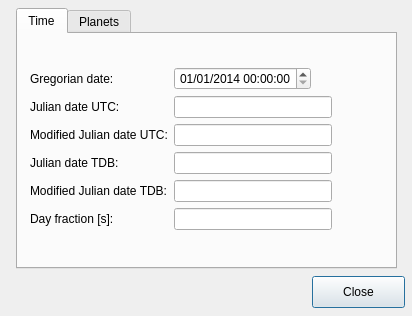
<?xml version="1.0" encoding="UTF-8"?>
<ui version="4.0">
 <class>STACalculatorDialog</class>
 <widget class="QDialog" name="STACalculatorDialog">
  <property name="geometry">
   <rect>
    <x>0</x>
    <y>0</y>
    <width>412</width>
    <height>316</height>
   </rect>
  </property>
  <property name="minimumSize">
   <size>
    <width>412</width>
    <height>316</height>
   </size>
  </property>
  <property name="maximumSize">
   <size>
    <width>412</width>
    <height>316</height>
   </size>
  </property>
  <property name="windowTitle">
   <string>STA Calculator</string>
  </property>
  <widget class="QTabWidget" name="tabWidget">
   <property name="geometry">
    <rect>
     <x>16</x>
     <y>8</y>
     <width>381</width>
     <height>261</height>
    </rect>
   </property>
   <property name="currentIndex">
    <number>0</number>
   </property>
   <widget class="QWidget" name="Time">
    <attribute name="title">
     <string>Time</string>
    </attribute>
    <widget class="QWidget" name="formLayoutWidget">
     <property name="geometry">
      <rect>
       <x>12</x>
       <y>8</y>
       <width>353</width>
       <height>213</height>
      </rect>
     </property>
     <layout class="QFormLayout" name="formLayout">
      <property name="fieldGrowthPolicy">
       <enum>QFormLayout::FieldsStayAtSizeHint</enum>
      </property>
      <item row="0" column="0">
       <spacer name="verticalSpacer">
        <property name="orientation">
         <enum>Qt::Vertical</enum>
        </property>
        <property name="sizeHint" stdset="0">
         <size>
          <width>20</width>
          <height>40</height>
         </size>
        </property>
       </spacer>
      </item>
      <item row="1" column="0">
       <widget class="QLabel" name="label">
        <property name="text">
         <string>Gregorian date:</string>
        </property>
       </widget>
      </item>
      <item row="1" column="1">
       <widget class="QDateTimeEdit" name="dateTimeEdit">
        <property name="alignment">
         <set>Qt::AlignRight|Qt::AlignTrailing|Qt::AlignVCenter</set>
        </property>
        <property name="dateTime">
         <datetime>
          <hour>0</hour>
          <minute>0</minute>
          <second>0</second>
          <year>2014</year>
          <month>1</month>
          <day>1</day>
         </datetime>
        </property>
        <property name="displayFormat">
         <string>dd/MM/yyyy hh:mm:ss</string>
        </property>
       </widget>
      </item>
      <item row="2" column="0">
       <widget class="QLabel" name="label_2">
        <property name="text">
         <string>Julian date UTC:</string>
        </property>
       </widget>
      </item>
      <item row="2" column="1">
       <widget class="QLineEdit" name="JDUTCEdit">
        <property name="minimumSize">
         <size>
          <width>158</width>
          <height>0</height>
         </size>
        </property>
        <property name="maximumSize">
         <size>
          <width>158</width>
          <height>16777215</height>
         </size>
        </property>
        <property name="alignment">
         <set>Qt::AlignRight|Qt::AlignTrailing|Qt::AlignVCenter</set>
        </property>
       </widget>
      </item>
      <item row="3" column="0">
       <widget class="QLabel" name="label_3">
        <property name="text">
         <string>Modified Julian date UTC:</string>
        </property>
       </widget>
      </item>
      <item row="3" column="1">
       <widget class="QLineEdit" name="MJDUTCEdit">
        <property name="minimumSize">
         <size>
          <width>158</width>
          <height>0</height>
         </size>
        </property>
        <property name="maximumSize">
         <size>
          <width>158</width>
          <height>16777215</height>
         </size>
        </property>
        <property name="alignment">
         <set>Qt::AlignRight|Qt::AlignTrailing|Qt::AlignVCenter</set>
        </property>
       </widget>
      </item>
      <item row="4" column="0">
       <widget class="QLabel" name="label_4">
        <property name="text">
         <string>Julian date TDB:</string>
        </property>
       </widget>
      </item>
      <item row="4" column="1">
       <widget class="QLineEdit" name="JDTDBEdit">
        <property name="minimumSize">
         <size>
          <width>158</width>
          <height>0</height>
         </size>
        </property>
        <property name="maximumSize">
         <size>
          <width>158</width>
          <height>16777215</height>
         </size>
        </property>
        <property name="alignment">
         <set>Qt::AlignRight|Qt::AlignTrailing|Qt::AlignVCenter</set>
        </property>
       </widget>
      </item>
      <item row="5" column="0">
       <widget class="QLabel" name="label_5">
        <property name="text">
         <string>Modified Julian date TDB:</string>
        </property>
       </widget>
      </item>
      <item row="5" column="1">
       <widget class="QLineEdit" name="MJDTDBEdit">
        <property name="minimumSize">
         <size>
          <width>158</width>
          <height>0</height>
         </size>
        </property>
        <property name="maximumSize">
         <size>
          <width>158</width>
          <height>16777215</height>
         </size>
        </property>
        <property name="alignment">
         <set>Qt::AlignRight|Qt::AlignTrailing|Qt::AlignVCenter</set>
        </property>
       </widget>
      </item>
      <item row="6" column="0">
       <widget class="QLabel" name="label_11">
        <property name="text">
         <string>Day fraction [s]:</string>
        </property>
       </widget>
      </item>
      <item row="6" column="1">
       <widget class="QLineEdit" name="DayFractionEdit">
        <property name="minimumSize">
         <size>
          <width>158</width>
          <height>0</height>
         </size>
        </property>
        <property name="maximumSize">
         <size>
          <width>158</width>
          <height>16777215</height>
         </size>
        </property>
        <property name="alignment">
         <set>Qt::AlignRight|Qt::AlignTrailing|Qt::AlignVCenter</set>
        </property>
       </widget>
      </item>
      <item row="7" column="0">
       <spacer name="verticalSpacer_2">
        <property name="orientation">
         <enum>Qt::Vertical</enum>
        </property>
        <property name="sizeHint" stdset="0">
         <size>
          <width>20</width>
          <height>40</height>
         </size>
        </property>
       </spacer>
      </item>
     </layout>
    </widget>
   </widget>
   <widget class="QWidget" name="Planets">
    <attribute name="title">
     <string>Planets</string>
    </attribute>
    <widget class="QWidget" name="formLayoutWidget_5">
     <property name="geometry">
      <rect>
       <x>6</x>
       <y>5</y>
       <width>365</width>
       <height>221</height>
      </rect>
     </property>
     <layout class="QFormLayout" name="formLayout_5">
      <item row="1" column="0">
       <widget class="QLabel" name="label_6">
        <property name="text">
         <string>Central body: </string>
        </property>
       </widget>
      </item>
      <item row="1" column="1">
       <widget class="QComboBox" name="comboBoxPlanets">
        <property name="minimumSize">
         <size>
          <width>158</width>
          <height>0</height>
         </size>
        </property>
        <property name="maximumSize">
         <size>
          <width>158</width>
          <height>16777215</height>
         </size>
        </property>
        <item>
         <property name="text">
          <string>Earth</string>
         </property>
         <property name="icon">
          <iconset resource="../../iconary/sta-icons.qrc">
           <normaloff>:/icons/ComboEarth.png</normaloff>:/icons/ComboEarth.png</iconset>
         </property>
        </item>
        <item>
         <property name="text">
          <string>Moon</string>
         </property>
         <property name="icon">
          <iconset resource="../../iconary/sta-icons.qrc">
           <normaloff>:/icons/ComboMoon.png</normaloff>:/icons/ComboMoon.png</iconset>
         </property>
        </item>
        <item>
         <property name="text">
          <string>Mercury</string>
         </property>
         <property name="icon">
          <iconset resource="../../iconary/sta-icons.qrc">
           <normaloff>:/icons/ComboMercury.png</normaloff>:/icons/ComboMercury.png</iconset>
         </property>
        </item>
        <item>
         <property name="text">
          <string>Mars</string>
         </property>
         <property name="icon">
          <iconset resource="../../iconary/sta-icons.qrc">
           <normaloff>:/icons/ComboMars.png</normaloff>:/icons/ComboMars.png</iconset>
         </property>
        </item>
        <item>
         <property name="text">
          <string>Jupiter</string>
         </property>
         <property name="icon">
          <iconset resource="../../iconary/sta-icons.qrc">
           <normaloff>:/icons/ComboJupiter.png</normaloff>:/icons/ComboJupiter.png</iconset>
         </property>
        </item>
        <item>
         <property name="text">
          <string>Saturn</string>
         </property>
         <property name="icon">
          <iconset resource="../../iconary/sta-icons.qrc">
           <normaloff>:/icons/ComboSaturn.png</normaloff>:/icons/ComboSaturn.png</iconset>
         </property>
        </item>
        <item>
         <property name="text">
          <string>Uranus</string>
         </property>
         <property name="icon">
          <iconset resource="../../iconary/sta-icons.qrc">
           <normaloff>:/icons/ComboUranus.png</normaloff>:/icons/ComboUranus.png</iconset>
         </property>
        </item>
        <item>
         <property name="text">
          <string>Neptune</string>
         </property>
         <property name="icon">
          <iconset resource="../../iconary/sta-icons.qrc">
           <normaloff>:/icons/ComboNeptune.png</normaloff>:/icons/ComboNeptune.png</iconset>
         </property>
        </item>
        <item>
         <property name="text">
          <string>Pluto</string>
         </property>
         <property name="icon">
          <iconset resource="../../iconary/sta-icons.qrc">
           <normaloff>:/icons/ComboPluto.png</normaloff>:/icons/ComboPluto.png</iconset>
         </property>
        </item>
        <item>
         <property name="text">
          <string>Sun</string>
         </property>
         <property name="icon">
          <iconset resource="../../iconary/sta-icons.qrc">
           <normaloff>:/icons/ComboSun.png</normaloff>:/icons/ComboSun.png</iconset>
         </property>
        </item>
        <item>
         <property name="text">
          <string>Enceladus</string>
         </property>
         <property name="icon">
          <iconset>
           <normalon>:/icons/ComboEnceladus.png</normalon>
          </iconset>
         </property>
        </item>
        <item>
         <property name="text">
          <string>Europa</string>
         </property>
         <property name="icon">
          <iconset>
           <normalon>:/icons/ComboEuropa.png</normalon>
          </iconset>
         </property>
        </item>
        <item>
         <property name="text">
          <string>Titan</string>
         </property>
         <property name="icon">
          <iconset>
           <normalon>:/icons/ComboTitan.png</normalon>
          </iconset>
         </property>
        </item>
        <item>
         <property name="text">
          <string>Triton</string>
         </property>
         <property name="icon">
          <iconset>
           <normalon>:/icons/ComboTriton.png</normalon>
          </iconset>
         </property>
        </item>
       </widget>
      </item>
      <item row="2" column="0">
       <widget class="QLabel" name="label_7">
        <property name="text">
         <string>Average radius [Km]:</string>
        </property>
       </widget>
      </item>
      <item row="3" column="0">
       <widget class="QLabel" name="label_8">
        <property name="text">
         <string>Period [days]:</string>
        </property>
       </widget>
      </item>
      <item row="4" column="0">
       <widget class="QLabel" name="label_9">
        <property name="text">
         <string>Inclination [deg]:</string>
        </property>
       </widget>
      </item>
      <item row="5" column="0">
       <widget class="QLabel" name="label_10">
        <property name="text">
         <string>Average distance to Sun [Km]:</string>
        </property>
       </widget>
      </item>
      <item row="2" column="1">
       <widget class="QLineEdit" name="AverageRadiusEdit">
        <property name="minimumSize">
         <size>
          <width>158</width>
          <height>0</height>
         </size>
        </property>
        <property name="maximumSize">
         <size>
          <width>158</width>
          <height>16777215</height>
         </size>
        </property>
        <property name="alignment">
         <set>Qt::AlignRight|Qt::AlignTrailing|Qt::AlignVCenter</set>
        </property>
       </widget>
      </item>
      <item row="3" column="1">
       <widget class="QLineEdit" name="PeriodEdit">
        <property name="minimumSize">
         <size>
          <width>158</width>
          <height>0</height>
         </size>
        </property>
        <property name="maximumSize">
         <size>
          <width>158</width>
          <height>16777215</height>
         </size>
        </property>
        <property name="alignment">
         <set>Qt::AlignRight|Qt::AlignTrailing|Qt::AlignVCenter</set>
        </property>
       </widget>
      </item>
      <item row="4" column="1">
       <widget class="QLineEdit" name="InclinationEdit">
        <property name="minimumSize">
         <size>
          <width>158</width>
          <height>0</height>
         </size>
        </property>
        <property name="maximumSize">
         <size>
          <width>158</width>
          <height>16777215</height>
         </size>
        </property>
        <property name="alignment">
         <set>Qt::AlignRight|Qt::AlignTrailing|Qt::AlignVCenter</set>
        </property>
       </widget>
      </item>
      <item row="5" column="1">
       <widget class="QLineEdit" name="DistanceSunEdit">
        <property name="minimumSize">
         <size>
          <width>158</width>
          <height>0</height>
         </size>
        </property>
        <property name="maximumSize">
         <size>
          <width>158</width>
          <height>16777215</height>
         </size>
        </property>
        <property name="alignment">
         <set>Qt::AlignRight|Qt::AlignTrailing|Qt::AlignVCenter</set>
        </property>
       </widget>
      </item>
      <item row="6" column="1">
       <widget class="QLineEdit" name="gravityConstantEdit">
        <property name="minimumSize">
         <size>
          <width>158</width>
          <height>0</height>
         </size>
        </property>
        <property name="maximumSize">
         <size>
          <width>158</width>
          <height>16777215</height>
         </size>
        </property>
        <property name="alignment">
         <set>Qt::AlignRight|Qt::AlignTrailing|Qt::AlignVCenter</set>
        </property>
        <property name="readOnly">
         <bool>false</bool>
        </property>
       </widget>
      </item>
      <item row="6" column="0">
       <widget class="QLabel" name="label_12">
        <property name="text">
         <string>Gravity constant [Km3/s2]:</string>
        </property>
       </widget>
      </item>
      <item row="0" column="0">
       <spacer name="verticalSpacer_3">
        <property name="orientation">
         <enum>Qt::Vertical</enum>
        </property>
        <property name="sizeHint" stdset="0">
         <size>
          <width>20</width>
          <height>40</height>
         </size>
        </property>
       </spacer>
      </item>
      <item row="7" column="0">
       <spacer name="verticalSpacer_4">
        <property name="orientation">
         <enum>Qt::Vertical</enum>
        </property>
        <property name="sizeHint" stdset="0">
         <size>
          <width>20</width>
          <height>40</height>
         </size>
        </property>
       </spacer>
      </item>
     </layout>
    </widget>
   </widget>
  </widget>
  <widget class="QPushButton" name="pushButton">
   <property name="geometry">
    <rect>
     <x>312</x>
     <y>276</y>
     <width>93</width>
     <height>32</height>
    </rect>
   </property>
   <property name="text">
    <string>Close</string>
   </property>
  </widget>
 </widget>
 <tabstops>
  <tabstop>dateTimeEdit</tabstop>
  <tabstop>JDUTCEdit</tabstop>
  <tabstop>MJDUTCEdit</tabstop>
  <tabstop>JDTDBEdit</tabstop>
  <tabstop>MJDTDBEdit</tabstop>
  <tabstop>DayFractionEdit</tabstop>
  <tabstop>pushButton</tabstop>
  <tabstop>comboBoxPlanets</tabstop>
  <tabstop>AverageRadiusEdit</tabstop>
  <tabstop>PeriodEdit</tabstop>
  <tabstop>InclinationEdit</tabstop>
  <tabstop>DistanceSunEdit</tabstop>
  <tabstop>tabWidget</tabstop>
 </tabstops>
 <resources>
  <include location="../../iconary/sta-icons.qrc"/>
 </resources>
 <connections>
  <connection>
   <sender>dateTimeEdit</sender>
   <signal>dateChanged(QDate)</signal>
   <receiver>JDUTCEdit</receiver>
   <slot>update()</slot>
   <hints>
    <hint type="sourcelabel">
     <x>465</x>
     <y>80</y>
    </hint>
    <hint type="destinationlabel">
     <x>435</x>
     <y>112</y>
    </hint>
   </hints>
  </connection>
  <connection>
   <sender>dateTimeEdit</sender>
   <signal>dateChanged(QDate)</signal>
   <receiver>MJDUTCEdit</receiver>
   <slot>update()</slot>
   <hints>
    <hint type="sourcelabel">
     <x>311</x>
     <y>64</y>
    </hint>
    <hint type="destinationlabel">
     <x>308</x>
     <y>129</y>
    </hint>
   </hints>
  </connection>
  <connection>
   <sender>dateTimeEdit</sender>
   <signal>dateChanged(QDate)</signal>
   <receiver>JDTDBEdit</receiver>
   <slot>update()</slot>
   <hints>
    <hint type="sourcelabel">
     <x>465</x>
     <y>80</y>
    </hint>
    <hint type="destinationlabel">
     <x>435</x>
     <y>176</y>
    </hint>
   </hints>
  </connection>
  <connection>
   <sender>dateTimeEdit</sender>
   <signal>dateChanged(QDate)</signal>
   <receiver>MJDTDBEdit</receiver>
   <slot>update()</slot>
   <hints>
    <hint type="sourcelabel">
     <x>465</x>
     <y>80</y>
    </hint>
    <hint type="destinationlabel">
     <x>435</x>
     <y>208</y>
    </hint>
   </hints>
  </connection>
  <connection>
   <sender>dateTimeEdit</sender>
   <signal>dateChanged(QDate)</signal>
   <receiver>DayFractionEdit</receiver>
   <slot>update()</slot>
   <hints>
    <hint type="sourcelabel">
     <x>328</x>
     <y>63</y>
    </hint>
    <hint type="destinationlabel">
     <x>435</x>
     <y>240</y>
    </hint>
   </hints>
  </connection>
  <connection>
   <sender>JDUTCEdit</sender>
   <signal>textChanged(QString)</signal>
   <receiver>dateTimeEdit</receiver>
   <slot>update()</slot>
   <hints>
    <hint type="sourcelabel">
     <x>318</x>
     <y>92</y>
    </hint>
    <hint type="destinationlabel">
     <x>332</x>
     <y>61</y>
    </hint>
   </hints>
  </connection>
  <connection>
   <sender>JDUTCEdit</sender>
   <signal>textChanged(QString)</signal>
   <receiver>MJDUTCEdit</receiver>
   <slot>update()</slot>
   <hints>
    <hint type="sourcelabel">
     <x>435</x>
     <y>112</y>
    </hint>
    <hint type="destinationlabel">
     <x>435</x>
     <y>144</y>
    </hint>
   </hints>
  </connection>
  <connection>
   <sender>JDUTCEdit</sender>
   <signal>textChanged(QString)</signal>
   <receiver>JDTDBEdit</receiver>
   <slot>update()</slot>
   <hints>
    <hint type="sourcelabel">
     <x>435</x>
     <y>112</y>
    </hint>
    <hint type="destinationlabel">
     <x>435</x>
     <y>176</y>
    </hint>
   </hints>
  </connection>
  <connection>
   <sender>JDUTCEdit</sender>
   <signal>textChanged(QString)</signal>
   <receiver>MJDTDBEdit</receiver>
   <slot>update()</slot>
   <hints>
    <hint type="sourcelabel">
     <x>435</x>
     <y>112</y>
    </hint>
    <hint type="destinationlabel">
     <x>435</x>
     <y>208</y>
    </hint>
   </hints>
  </connection>
  <connection>
   <sender>JDUTCEdit</sender>
   <signal>textChanged(QString)</signal>
   <receiver>DayFractionEdit</receiver>
   <slot>update()</slot>
   <hints>
    <hint type="sourcelabel">
     <x>299</x>
     <y>94</y>
    </hint>
    <hint type="destinationlabel">
     <x>435</x>
     <y>240</y>
    </hint>
   </hints>
  </connection>
  <connection>
   <sender>MJDUTCEdit</sender>
   <signal>textChanged(QString)</signal>
   <receiver>dateTimeEdit</receiver>
   <slot>update()</slot>
   <hints>
    <hint type="sourcelabel">
     <x>435</x>
     <y>144</y>
    </hint>
    <hint type="destinationlabel">
     <x>465</x>
     <y>80</y>
    </hint>
   </hints>
  </connection>
  <connection>
   <sender>MJDUTCEdit</sender>
   <signal>textChanged(QString)</signal>
   <receiver>JDUTCEdit</receiver>
   <slot>update()</slot>
   <hints>
    <hint type="sourcelabel">
     <x>435</x>
     <y>144</y>
    </hint>
    <hint type="destinationlabel">
     <x>435</x>
     <y>112</y>
    </hint>
   </hints>
  </connection>
  <connection>
   <sender>MJDUTCEdit</sender>
   <signal>textChanged(QString)</signal>
   <receiver>MJDTDBEdit</receiver>
   <slot>update()</slot>
   <hints>
    <hint type="sourcelabel">
     <x>435</x>
     <y>144</y>
    </hint>
    <hint type="destinationlabel">
     <x>435</x>
     <y>208</y>
    </hint>
   </hints>
  </connection>
  <connection>
   <sender>MJDUTCEdit</sender>
   <signal>textChanged(QString)</signal>
   <receiver>JDTDBEdit</receiver>
   <slot>update()</slot>
   <hints>
    <hint type="sourcelabel">
     <x>435</x>
     <y>144</y>
    </hint>
    <hint type="destinationlabel">
     <x>435</x>
     <y>176</y>
    </hint>
   </hints>
  </connection>
  <connection>
   <sender>MJDUTCEdit</sender>
   <signal>textChanged(QString)</signal>
   <receiver>DayFractionEdit</receiver>
   <slot>update()</slot>
   <hints>
    <hint type="sourcelabel">
     <x>321</x>
     <y>125</y>
    </hint>
    <hint type="destinationlabel">
     <x>435</x>
     <y>240</y>
    </hint>
   </hints>
  </connection>
  <connection>
   <sender>JDTDBEdit</sender>
   <signal>textChanged(QString)</signal>
   <receiver>dateTimeEdit</receiver>
   <slot>update()</slot>
   <hints>
    <hint type="sourcelabel">
     <x>435</x>
     <y>176</y>
    </hint>
    <hint type="destinationlabel">
     <x>465</x>
     <y>80</y>
    </hint>
   </hints>
  </connection>
  <connection>
   <sender>JDTDBEdit</sender>
   <signal>textChanged(QString)</signal>
   <receiver>JDUTCEdit</receiver>
   <slot>update()</slot>
   <hints>
    <hint type="sourcelabel">
     <x>435</x>
     <y>176</y>
    </hint>
    <hint type="destinationlabel">
     <x>435</x>
     <y>112</y>
    </hint>
   </hints>
  </connection>
  <connection>
   <sender>JDTDBEdit</sender>
   <signal>textChanged(QString)</signal>
   <receiver>MJDUTCEdit</receiver>
   <slot>update()</slot>
   <hints>
    <hint type="sourcelabel">
     <x>435</x>
     <y>176</y>
    </hint>
    <hint type="destinationlabel">
     <x>435</x>
     <y>144</y>
    </hint>
   </hints>
  </connection>
  <connection>
   <sender>JDTDBEdit</sender>
   <signal>textChanged(QString)</signal>
   <receiver>MJDTDBEdit</receiver>
   <slot>update()</slot>
   <hints>
    <hint type="sourcelabel">
     <x>316</x>
     <y>161</y>
    </hint>
    <hint type="destinationlabel">
     <x>435</x>
     <y>208</y>
    </hint>
   </hints>
  </connection>
  <connection>
   <sender>JDTDBEdit</sender>
   <signal>textChanged(QString)</signal>
   <receiver>DayFractionEdit</receiver>
   <slot>update()</slot>
   <hints>
    <hint type="sourcelabel">
     <x>322</x>
     <y>164</y>
    </hint>
    <hint type="destinationlabel">
     <x>435</x>
     <y>240</y>
    </hint>
   </hints>
  </connection>
  <connection>
   <sender>MJDTDBEdit</sender>
   <signal>textChanged(QString)</signal>
   <receiver>dateTimeEdit</receiver>
   <slot>update()</slot>
   <hints>
    <hint type="sourcelabel">
     <x>435</x>
     <y>208</y>
    </hint>
    <hint type="destinationlabel">
     <x>465</x>
     <y>80</y>
    </hint>
   </hints>
  </connection>
  <connection>
   <sender>MJDTDBEdit</sender>
   <signal>textChanged(QString)</signal>
   <receiver>JDUTCEdit</receiver>
   <slot>update()</slot>
   <hints>
    <hint type="sourcelabel">
     <x>435</x>
     <y>208</y>
    </hint>
    <hint type="destinationlabel">
     <x>435</x>
     <y>112</y>
    </hint>
   </hints>
  </connection>
  <connection>
   <sender>MJDTDBEdit</sender>
   <signal>textChanged(QString)</signal>
   <receiver>JDTDBEdit</receiver>
   <slot>update()</slot>
   <hints>
    <hint type="sourcelabel">
     <x>435</x>
     <y>208</y>
    </hint>
    <hint type="destinationlabel">
     <x>435</x>
     <y>176</y>
    </hint>
   </hints>
  </connection>
  <connection>
   <sender>MJDTDBEdit</sender>
   <signal>textChanged(QString)</signal>
   <receiver>DayFractionEdit</receiver>
   <slot>update()</slot>
   <hints>
    <hint type="sourcelabel">
     <x>435</x>
     <y>208</y>
    </hint>
    <hint type="destinationlabel">
     <x>435</x>
     <y>240</y>
    </hint>
   </hints>
  </connection>
  <connection>
   <sender>comboBoxPlanets</sender>
   <signal>currentIndexChanged(QString)</signal>
   <receiver>AverageRadiusEdit</receiver>
   <slot>update()</slot>
   <hints>
    <hint type="sourcelabel">
     <x>130</x>
     <y>79</y>
    </hint>
    <hint type="destinationlabel">
     <x>130</x>
     <y>79</y>
    </hint>
   </hints>
  </connection>
  <connection>
   <sender>comboBoxPlanets</sender>
   <signal>currentIndexChanged(QString)</signal>
   <receiver>PeriodEdit</receiver>
   <slot>update()</slot>
   <hints>
    <hint type="sourcelabel">
     <x>130</x>
     <y>79</y>
    </hint>
    <hint type="destinationlabel">
     <x>130</x>
     <y>79</y>
    </hint>
   </hints>
  </connection>
  <connection>
   <sender>comboBoxPlanets</sender>
   <signal>currentIndexChanged(QString)</signal>
   <receiver>InclinationEdit</receiver>
   <slot>update()</slot>
   <hints>
    <hint type="sourcelabel">
     <x>130</x>
     <y>79</y>
    </hint>
    <hint type="destinationlabel">
     <x>130</x>
     <y>79</y>
    </hint>
   </hints>
  </connection>
  <connection>
   <sender>comboBoxPlanets</sender>
   <signal>currentIndexChanged(QString)</signal>
   <receiver>DistanceSunEdit</receiver>
   <slot>update()</slot>
   <hints>
    <hint type="sourcelabel">
     <x>130</x>
     <y>79</y>
    </hint>
    <hint type="destinationlabel">
     <x>130</x>
     <y>79</y>
    </hint>
   </hints>
  </connection>
  <connection>
   <sender>pushButton</sender>
   <signal>clicked()</signal>
   <receiver>STACalculatorDialog</receiver>
   <slot>close()</slot>
   <hints>
    <hint type="sourcelabel">
     <x>495</x>
     <y>284</y>
    </hint>
    <hint type="destinationlabel">
     <x>402</x>
     <y>278</y>
    </hint>
   </hints>
  </connection>
 </connections>
</ui>
